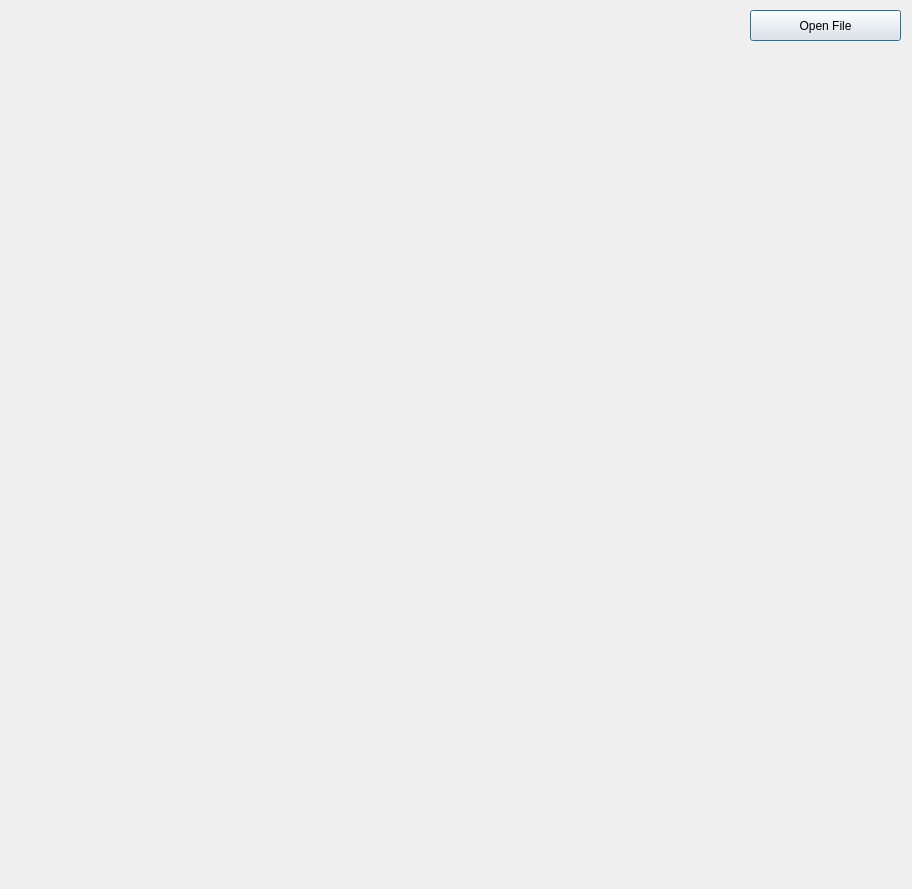
<?xml version="1.0" encoding="UTF-8"?>
<ui version="4.0">
 <class>Dialog</class>
 <widget class="QDialog" name="Dialog">
  <property name="geometry">
   <rect>
    <x>0</x>
    <y>0</y>
    <width>912</width>
    <height>889</height>
   </rect>
  </property>
  <property name="windowTitle">
   <string>Dialog</string>
  </property>
  <widget class="QPushButton" name="btnOpen">
   <property name="geometry">
    <rect>
     <x>750</x>
     <y>10</y>
     <width>151</width>
     <height>31</height>
    </rect>
   </property>
   <property name="text">
    <string>Open File</string>
   </property>
  </widget>
  <widget class="QLabel" name="label">
   <property name="geometry">
    <rect>
     <x>10</x>
     <y>70</y>
     <width>881</width>
     <height>791</height>
    </rect>
   </property>
   <property name="text">
    <string/>
   </property>
  </widget>
 </widget>
 <resources/>
 <connections/>
</ui>
